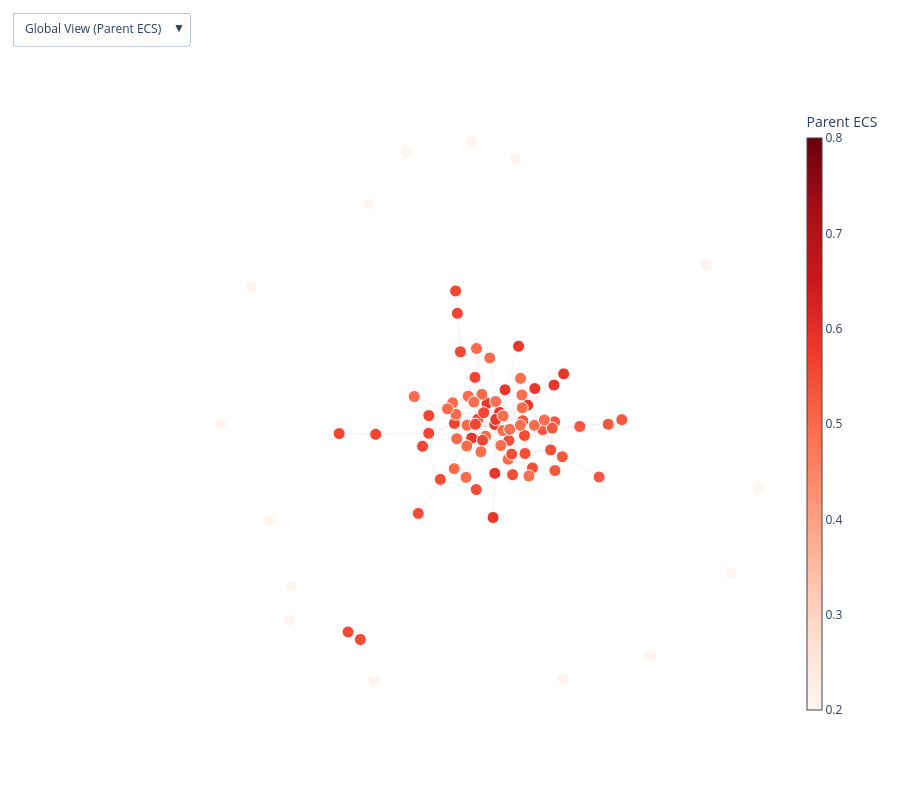

Notebook cell for this chart:
### Code cell
import plotly.graph_objects as go
import networkx as nx
import pandas as pd
import numpy as np
from sklearn.feature_extraction.text import TfidfVectorizer

# --- 1. PRE-CALCULATE COMMUNITY KEYWORDS ---
def get_community_keywords(df_tweets, comm_col, top_n=5):
    keywords_map = {}
    unique_comms = df_tweets[comm_col].unique()
    for cid in unique_comms:
        if cid == 'None': continue
        texts = df_tweets[df_tweets[comm_col] == cid]['clean_text'].dropna()
        if len(texts) > 2:
            vectorizer = TfidfVectorizer(stop_words='english', max_features=20)
            tfidf_matrix = vectorizer.fit_transform(texts)
            scores = np.asarray(tfidf_matrix.mean(axis=0)).flatten()
            words = vectorizer.get_feature_names_out()
            top_words = [words[i] for i in scores.argsort()[-top_n:][::-1]]
            keywords_map[cid] = ", ".join(top_words)
        else:
            keywords_map[cid] = "Insufficient data"
    return keywords_map

# Map keywords for tooltips
parent_keywords = get_community_keywords(df_with_comm, 'community')
sub_keywords = get_community_keywords(user_attitudes.merge(df_with_comm[['user_id', 'clean_text']], on='user_id'), 'sub_community')

# --- 2. PREPARE ECS MAPS ---
# Map Parent Community ECS
parent_ecs_map = {}
for comm_id in user_attitudes['community'].unique():
    sub_users = user_attitudes[user_attitudes['community'] == comm_id]
    sub_G = G_undirected.subgraph(sub_users['user_id'].tolist())
    sub_atts = dict(zip(sub_users['user_id'], sub_users['propagated_attitude']))
    pol = measure_polarization(sub_atts)
    homo = measure_homophily(sub_G, sub_atts)
    temp_stats = pd.DataFrame([{'avg_attitude': sub_users['propagated_attitude'].mean(), 'attitude_std': sub_users['propagated_attitude'].std()}])
    res = compute_echo_chamber_score(pol, homo, sub_users['exposure_diversity'].dropna(), temp_stats)
    parent_ecs_map[comm_id] = res['overall_score']

# Map Sub-Community ECS
sub_ecs_map = dict(zip(sub_echo_df['sub_community'], sub_echo_df['echo_chamber_score']))

def create_interactive_network(df_users, G):
    fig = go.Figure()
    pos = nx.spring_layout(G, k=0.15, seed=42)

    # --- [Trace 0] Add Edges ---
    edge_x, edge_y = [], []
    for edge in G.edges():
        if edge[0] in pos and edge[1] in pos:
            x0, y0 = pos[edge[0]]
            x1, y1 = pos[edge[1]]
            edge_x.extend([x0, x1, None])
            edge_y.extend([y0, y1, None])

    fig.add_trace(go.Scatter(
        x=edge_x, y=edge_y,
        line=dict(width=0.5, color='#888'),
        hoverinfo='none', mode='lines', opacity=0.2, name='Interactions'
    ))

    unique_communities = sorted(df_users['community'].unique())
    num_comms = len(unique_communities)

    # --- TRACE SET 1: GLOBAL VIEW (Parent ECS) ---
    for comm_id in unique_communities:
        comm_data = df_users[df_users['community'] == comm_id].copy()
        comm_ecs = parent_ecs_map.get(comm_id, 0.5)
        p_keys = parent_keywords.get(comm_id, "N/A")

        fig.add_trace(go.Scatter(
            x=[pos[u][0] for u in comm_data['user_id']],
            y=[pos[u][1] for u in comm_data['user_id']],
            mode='markers',
            name=f'Comm {comm_id} (Global)',
            visible=True,
            marker=dict(
                size=12,
                color=[comm_ecs] * len(comm_data),
                colorscale='Reds', cmin=0.2, cmax=0.8,
                showscale=bool(comm_id == unique_communities[0]),
                colorbar=dict(title="Parent ECS", thickness=15, x=1.0) if comm_id == unique_communities[0] else None,
                line=dict(width=1, color='white')
            ),
            text=comm_data.apply(lambda r: (
                f"<b>User {r['user_id']}</b><br>"
                f"Parent ECS: {comm_ecs:.3f}<br>"
                f"Parent Keywords: {p_keys}<br>"
                f"Sub-Comm: {r['sub_community']}<br>"
                f"User Attitude: {r['mean_attitude']:.2f}"
            ), axis=1),
            hoverinfo='text'
        ))

    # --- TRACE SET 2: DRILL-DOWN VIEW (Sub-Comm ECS) ---
    for comm_id in unique_communities:
        comm_data = df_users[df_users['community'] == comm_id].copy()
        sub_colors = [sub_ecs_map.get(s, 0) for s in comm_data['sub_community']]

        fig.add_trace(go.Scatter(
            x=[pos[u][0] for u in comm_data['user_id']],
            y=[pos[u][1] for u in comm_data['user_id']],
            mode='markers',
            name=f'Comm {comm_id} (Drill-down)',
            visible=False,
            marker=dict(
                size=12,
                color=sub_colors,
                colorscale='Viridis', cmin=0.2, cmax=0.8,
                showscale=bool(comm_id == unique_communities[0]),
                colorbar=dict(title="Sub-Comm ECS", thickness=15, x=1.12) if comm_id == unique_communities[0] else None,
                line=dict(width=1, color='#333')
            ),
            text=comm_data.apply(lambda r: (
                f"<b>User {r['user_id']}</b><br>"
                f"Sub-Comm: {r['sub_community']} (ECS: {sub_ecs_map.get(r['sub_community'], 0):.3f})<br>"
                f"Sub-Keywords: {sub_keywords.get(r['sub_community'], 'N/A')}<br>"
                f"User Attitude: {r['mean_attitude']:.2f}"
            ), axis=1),
            hoverinfo='text'
        ))

    global_visibility = [True] + [True] * num_comms + [False] * num_comms
    buttons = [
        dict(label="Global View (Parent ECS)", method="update",
             args=[{"visible": global_visibility},
                   {"title": "Global Network: Node Color = Parent Community Echo Chamber Score"}])
    ]

    for i, comm_id in enumerate(unique_communities):
        step_visibility = [True] + [False] * num_comms + [False] * num_comms
        step_visibility[1 + num_comms + i] = True
        buttons.append(dict(
            label=f"Drill-down Comm {comm_id}",
            method="update",
            args=[{"visible": step_visibility}, {"title": f"Community {comm_id} Micro-Echo Chambers"}]
        ))

    fig.update_layout(
        updatemenus=[dict(active=0, buttons=buttons, x=0.01, y=1.15)],
        template="plotly_white", height=800, showlegend=False,
        xaxis=dict(showgrid=False, zeroline=False, showticklabels=False),
        yaxis=dict(showgrid=False, zeroline=False, showticklabels=False)
    )
    return fig

fig = create_interactive_network(user_attitudes, G_undirected)
fig.show()
